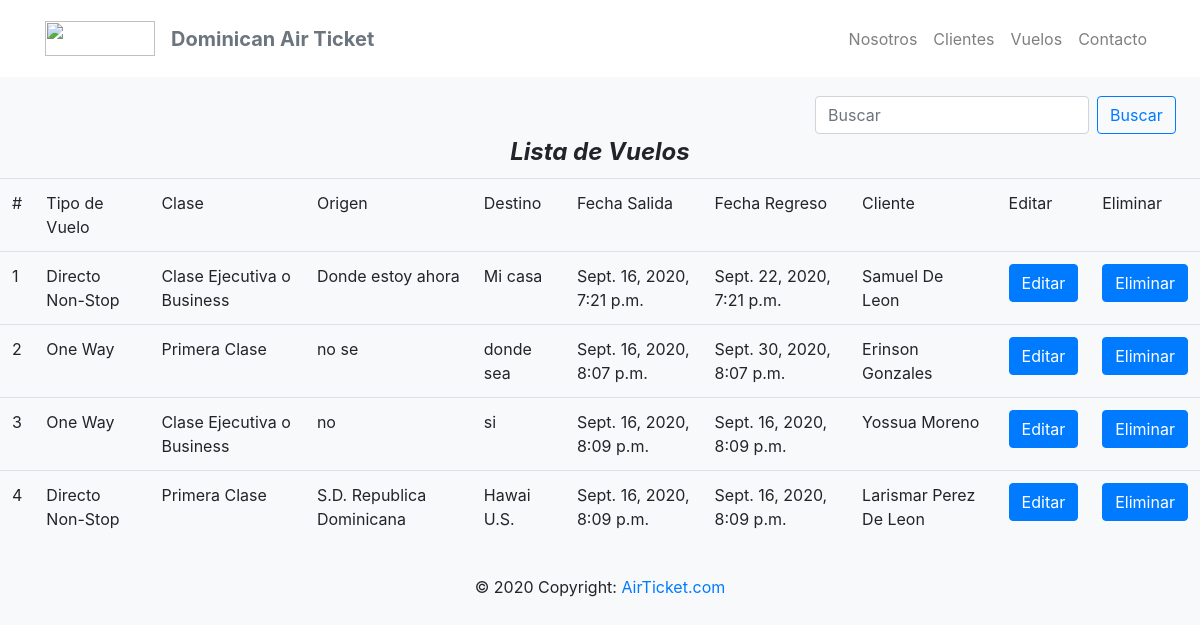
/vuelos/listado/, run on the app's committed database.
### registro/models.py (models this page shows, shortened)
class Vuelo(models.Model):
    tipo_vuelo = models.ForeignKey(Tipos, on_delete=models.CASCADE)
    clase = models.ForeignKey(Clases, on_delete=models.CASCADE)
    origen = models.CharField(
        max_length=50,
        validators = [MinLengthValidator(2, "Debe introducir dos caracteres")]
    )
    destino = models.CharField(
        max_length=50,
        validators = [MinLengthValidator(2, "Debe introducir dos caracteres")]
    )
    fecha_salida = models.DateTimeField('fecha de salida', default=now)
    fecha_regreso = models.DateTimeField('fecha de regreso', default=now)
    clientes = models.ForeignKey(Cliente, on_delete=models.CASCADE)

class Tipos(models.Model):
    tipo_vuelo = models.CharField(
        max_length=50
        )
    def __str__(self):
        return f"{self.tipo_vuelo}"

class Clases(models.Model):
    clase = models.CharField(
        max_length=50
        )
    def __str__(self):
        return f"{self.clase}"

class Cliente(models.Model):
    nombre = models.CharField(
        max_length=50,
        validators= [MinLengthValidator(2, "Debe introducir dos caracteres")]
    )
    apellido = models.CharField(max_length=50
    )
    telefono = models.IntegerField(default=0)
    edad = models.IntegerField(default=0)
    def __str__(self):
        return f"{self.nombre} {self.apellido}"

### registro/views.py (the view, shortened to what this page needs)
# urls.py: path('vuelos/listado/', views.vuelo_view, name='vuelo_view'),
def vuelo_view(request):
    busqueda = request.GET.get("buscar")
    vuel = Vuelo.objects.all()
    return render(request, 'vuelo_view.html', {'vuelos':vuel})

### registro/templates/vuelo_view.html (shortened to what this page needs)
{% extends 'base.html' %}
{% block cont  %}
<br>
<div class="container col-md-4 offset-md-8" methond="GET" >
	<form class="form-inline my-2 my-lg-0">
		<input class="form-control mr-sm-2" type="search" placeholder="Buscar" aria-label="Search" name="buscar" value="{{ request.GET.buscar }}">
    	<button class="btn btn-outline-primary my-2 my-sm-0" type="submit">Buscar</button>
	</form>
</div>
<strong><legend class="text-center header font-italic">Lista de Vuelos</legend></strong>
<table class="table table-boardered">
	<thead>
		<tr>
			<td>#</td>
			<td>Tipo de Vuelo</td>
			<td>Clase</td>
			<td>Origen</td>
			<td>Destino</td>
			<td>Fecha Salida</td>
			<td>Fecha Regreso</td>
			<td>Cliente</td>
			<td>Editar</td>
			<td>Eliminar</td>
		</tr>
	</thead>
	<tbody>
        {% if vuelos %}
        {% for vuelo in vuelos %}
		<tr>
			<td>{{ vuelo.id }}</td>
			<td>{{ vuelo.tipo_vuelo }}</td>
			<td>{{ vuelo.clase }}</td>
			<td>{{ vuelo.origen }}</td>
			<td>{{ vuelo.destino }}</td>
			<td>{{ vuelo.fecha_salida }}</td>
			<td>{{ vuelo.fecha_regreso }}</td>
			<td>{{ vuelo.clientes }}</td>
			<td><a class="btn btn-primary btn-md" href="{% url 'vuelo_edit' vuelo.id %}">Editar</a></td>
			<td><a class="btn btn-primary btn-md" href="{% url 'vuelo_delete' vuelo.id %}">Eliminar</a></td>
		</tr>
        {% endfor %}
        {% else %}
        <h4>No hay registros</h4>
        {% endif %}
	</tbody>
</table>
{% endblock  %}

### data on the page
Vuelo: id "1", tipo_vuelo "Directo Non-Stop", clase "Clase Ejecutiva o Business", origen "Donde estoy ahora", destino "Mi casa", fecha_salida "Sept. 16, 2020, 7:21 p.m.", fecha_regreso "Sept. 22, 2020, 7:21 p.m.", clientes "Samuel De Leon"
Vuelo: id "2", tipo_vuelo "One Way", clase "Primera Clase", origen "no se", destino "donde sea", fecha_salida "Sept. 16, 2020, 8:07 p.m.", fecha_regreso "Sept. 30, 2020, 8:07 p.m.", clientes "Erinson Gonzales"
Vuelo: id "3", tipo_vuelo "One Way", clase "Clase Ejecutiva o Business", origen "no", destino "si", fecha_salida "Sept. 16, 2020, 8:09 p.m.", fecha_regreso "Sept. 16, 2020, 8:09 p.m.", clientes "Yossua Moreno"
Vuelo: id "4", tipo_vuelo "Directo Non-Stop", clase "Primera Clase", origen "S.D. Republica Dominicana", destino "Hawai U.S.", fecha_salida "Sept. 16, 2020, 8:09 p.m.", fecha_regreso "Sept. 16, 2020, 8:09 p.m.", clientes "Larismar Perez De Leon"
